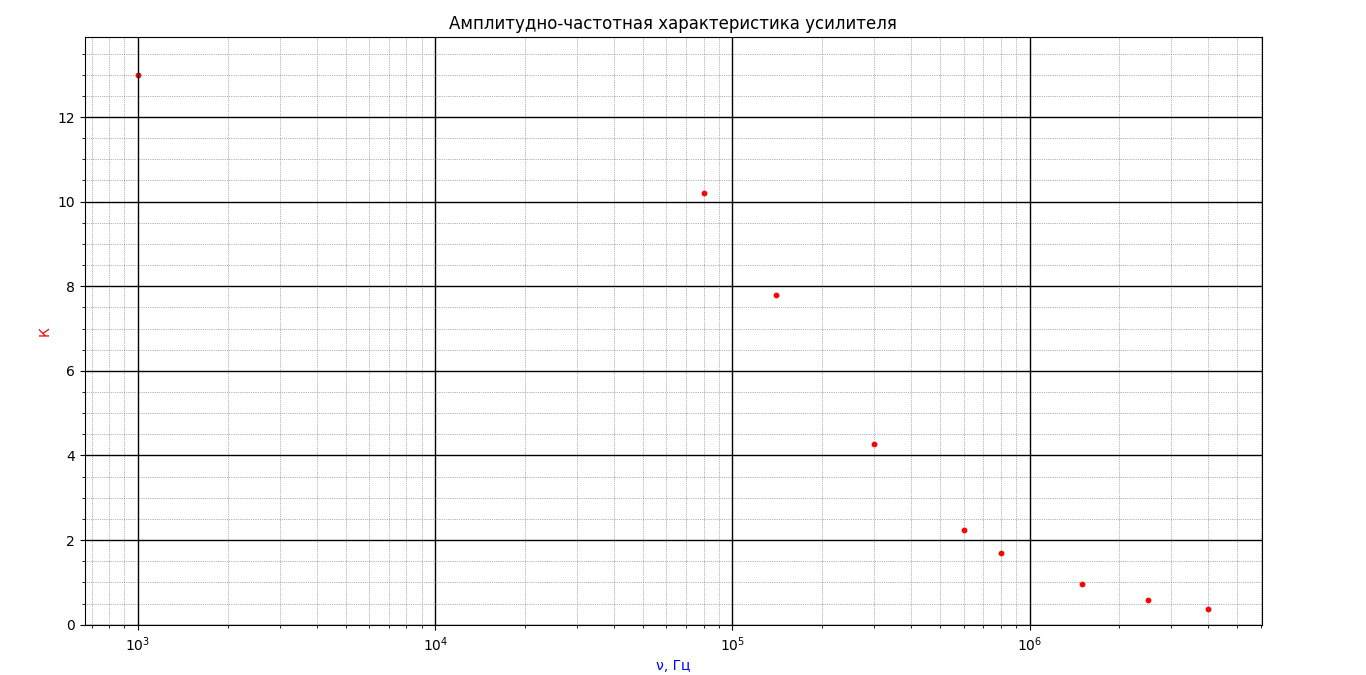

Python code for this plot:
import matplotlib.pyplot as plt
import matplotlib.ticker as ticker
import numpy as np

v = np.loadtxt("LW219-4.txt")       # открыть файл с данными
y = [item[1] for item in v]			# первый столбец - y
x = [item[0] for item in v]			# второй стобец - x
# p = np.polyfit(x, y, 1)				# создание полинома первой степени - апроксимация
# ya = np.polyval(p, x)				# координаты y для полинома

fig = plt.figure() 					# тело графика
plt.title ("Амплитудно-частотная характеристика усилителя")	    # название графика
plt.xlabel("ν, Гц", fontsize=10, color='blue')		# ось абсцисс (x)
plt.ylabel("К", fontsize=10, color='red') 		# ось ординат (y)
plt.grid(True)                                # включение отображения стандартой сетки
# plt.plot(x, y, label='Название линии')        # стандартный график (ломаная)
# plt.plot(x, ya, label='Легенда графика')        # график - апрокимация (прямая)

ax = fig.gca()          # возвращает текущую систему координат, not off
ax.semilogx()
# ax.set_xticks(np.arange(100, 300, 10))        # задание сетки по х (от, до, шаг)
# ax.set_yticks(np.arange(0, 13, 2))            # задание сетки по y (от, до, шаг)

plt.scatter(x, y, s=10, c='red', marker="o", alpha = 1)     # отображение точек
# plt.legend()   			# Отобразить легенду - label
# plt.errorbar(x, y, xerr=1, yerr=0.3, color = 'snow', ecolor='purple')     # погрешности - функция в разработке :)
#  Устанавливаем интервал основных и вспомогательных делений:
# ax.xaxis.set_major_locator(ticker.MultipleLocator(10))
# ax.xaxis.set_minor_locator(ticker.MultipleLocator(2))
ax.yaxis.set_major_locator(ticker.MultipleLocator(2))
ax.yaxis.set_minor_locator(ticker.MultipleLocator(0.5))
#
# #  Добавляем линии основной сетки:
ax.grid(which='major', color = 'k', linewidth = 1)
#
# #  Включаем видимость вспомогательных делений:
ax.minorticks_on()
#
# #  Вид вспомогательной сетки:
ax.grid(which='minor', color = 'dimgrey', linestyle = ':', linewidth = 0.5)

plt.show()


# https://pyprog.pro/mpl/mpl_short_guide.html
# https://devpractice.ru/matplotlib-lesson-1-quick-start-guide/
# https://python-scripts.com/matplotlib#1
